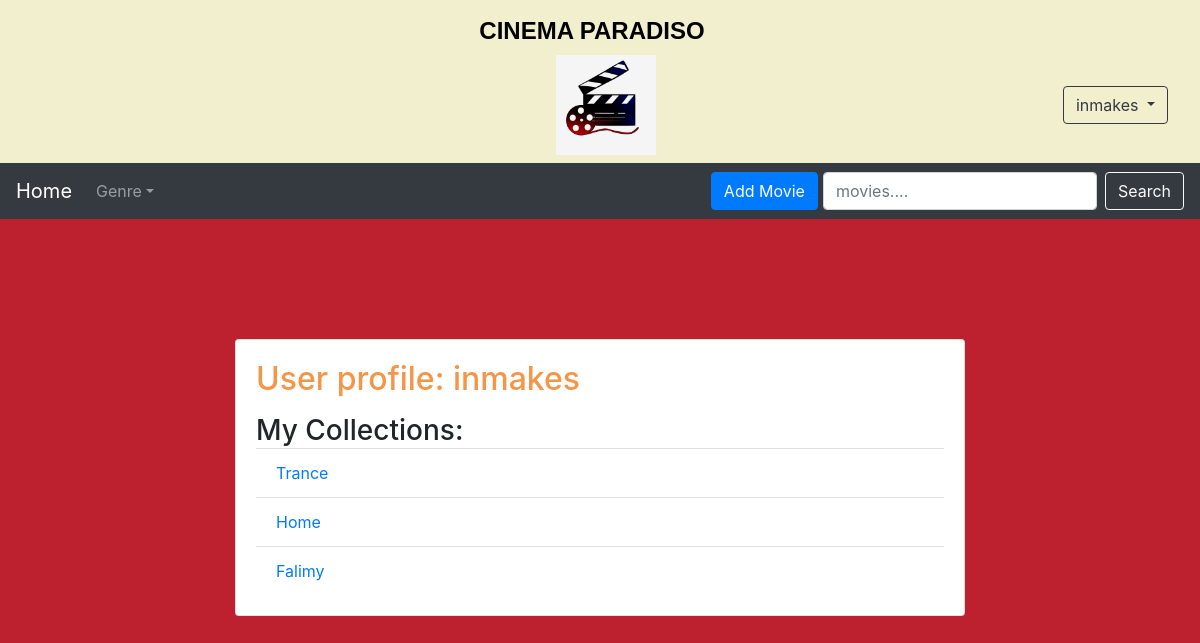
The page /profile/inmakes/ (signed in) on the database its author committed.
### movieapp/models.py (models this page shows, shortened)
class Movie(models.Model):
    GENRE_CHOICES = [
        ('Action', 'Action'),
        ('Comedy', 'Comedy'),
        ('Thriller', 'Thriller'),
        ('Drama', 'Drama'),
    ]
    name = models.CharField(max_length=250)
    description = models.TextField()
    released_date = models.DateField()
    cast = models.CharField(max_length=250)
    genre = models.CharField(max_length=100,choices=GENRE_CHOICES,default='Unknown')
    youtube_trailer_link = models.URLField()
    img = models.ImageField(upload_to='gallery')
    uploader = models.ForeignKey(User, on_delete=models.CASCADE)

### movieapp/views.py (the view)
# urls.py: path('profile/<str:uploader_username>/', views.uploader_profile, name='uploader_profile'),
@login_required
def uploader_profile(request, uploader_username):
    movies_uploaded = Movie.objects.filter(uploader__username=uploader_username)
    return render(request, 'uploader.html',
                  {'uploader_username': uploader_username, 'movies_uploaded': movies_uploaded})

### templates/uploader.html
{% extends 'base.html' %}
{% block body %}
<div class="container">
    <div class="row">
        <div class="col-md-8 offset-md-2">
            <div class="card mt-5">
                <div class="card-body">
                  <h2 class="card-title" style="color: #f49548;">User profile: {{ uploader_username }}</h2>
                    {% if movies_uploaded %}
                        <h3 class="card-subtitle mt-3">My Collections:</h3>
                        <ul class="list-group list-group-flush">
                            {% for movie in movies_uploaded %}
                                <li class="list-group-item">
                                    <a href="{% url 'movieapp:detail' movie.id %}">{{ movie.name }}</a>
                                </li>
                            {% endfor %}
                        </ul>
                    {% else %}
                        <p class="card-text">No movies uploaded by this user.</p>
                    {% endif %}
                </div>
            </div>
        </div>
    </div>
</div>
{% endblock %}

### templates/base.html (shortened to what this page needs)
{% load static %}
<!DOCTYPE html>
<html lang="en">
<head>
    <link rel="stylesheet" href="https://cdn.jsdelivr.net/npm/bootstrap@4.0.0/dist/css/bootstrap.min.css"
>
    <link rel="stylesheet" href="{% static 'style.css' %}">
</head>
<body>
<header>
    <nav class="navbar navbar-dark custom-navbar-bg">
        <a class="navbar-brand center-brand" href="#">
            CINEMA PARADISO
        </a>
        <div class="logos">
            <img src="{% static 'images/logo.jpeg' %}" alt="Logo">
        </div>
        <div class="navbar ml-auto">
            {% if user.is_authenticated %}
                <div class="dropdown">
                    <button class="btn btn-outline-dark dropdown-toggle" type="button" id="userDropdown" data-toggle="dropdown" aria-haspopup="true" aria-expanded="false">
                        {{ user.username }}
                    </button>
                </div>
            {% else %}
                <a href="{% url 'movieapp:login' %}" class="btn btn-outline-dark">Log In</a>
                <a href="{% url 'movieapp:register' %}" class="btn btn-outline-dark ml-2">Sign Up</a>
            {% endif %}
        </div>
    </nav>
</header>
<nav class="navbar navbar-expand-lg navbar-dark bg-dark">
    <a class="navbar-brand " href="{% url 'movieapp:index' %}">Home</a>
    <div class="collapse navbar-collapse" id="navbarSupportedContent">
        <ul class="navbar-nav mr-auto">
            <li class="nav-item dropdown">
                <a class="nav-link dropdown-toggle" href="#" id="navbarDropdownCategories" role="button" data-toggle="dropdown" aria-haspopup="true" aria-expanded="false">
                    Genre</a>
            </li>
        </ul>
<a href="{% url 'movieapp:add_movie' %}" class="btn btn-primary">Add Movie</a>
        <form class="form-inline my-2 my-lg-0" action="{% url 'movieapp:SearchResult' %}" method="GET">
            <input class="form-control mr-sm-2" type="search" placeholder="movies...." aria-label="Search" name="q">
            <button class="btn btn-outline-light my-2 my-sm-0" type="submit">Search</button>
        </form>
    </div>
</nav>
<br>
<br>
<br>
{% block body %}
{% endblock %}
</body>
</html>

### static/style.css (style rules this page uses)
body { background-color: #bd2130; }
.custom-navbar-bg { background-color: #f2efce; }
.center-brand { text-align: center; width: 100%; font-weight: bold; font-size: 24px; font-family: 'Arial', sans-serif; color:black !important; }
.logos { display: flex; justify-content: center; align-items: center; margin-top:1px; margin-left:540px }
.logos img { width: 100px; height: 100px; }

### rows shown on the page
Movie: name "Trance"
Movie: name "Home"
Movie: name "Falimy"

### other values the page prints
{{ user.username }} "inmakes"
{{ uploader_username }} "inmakes"
